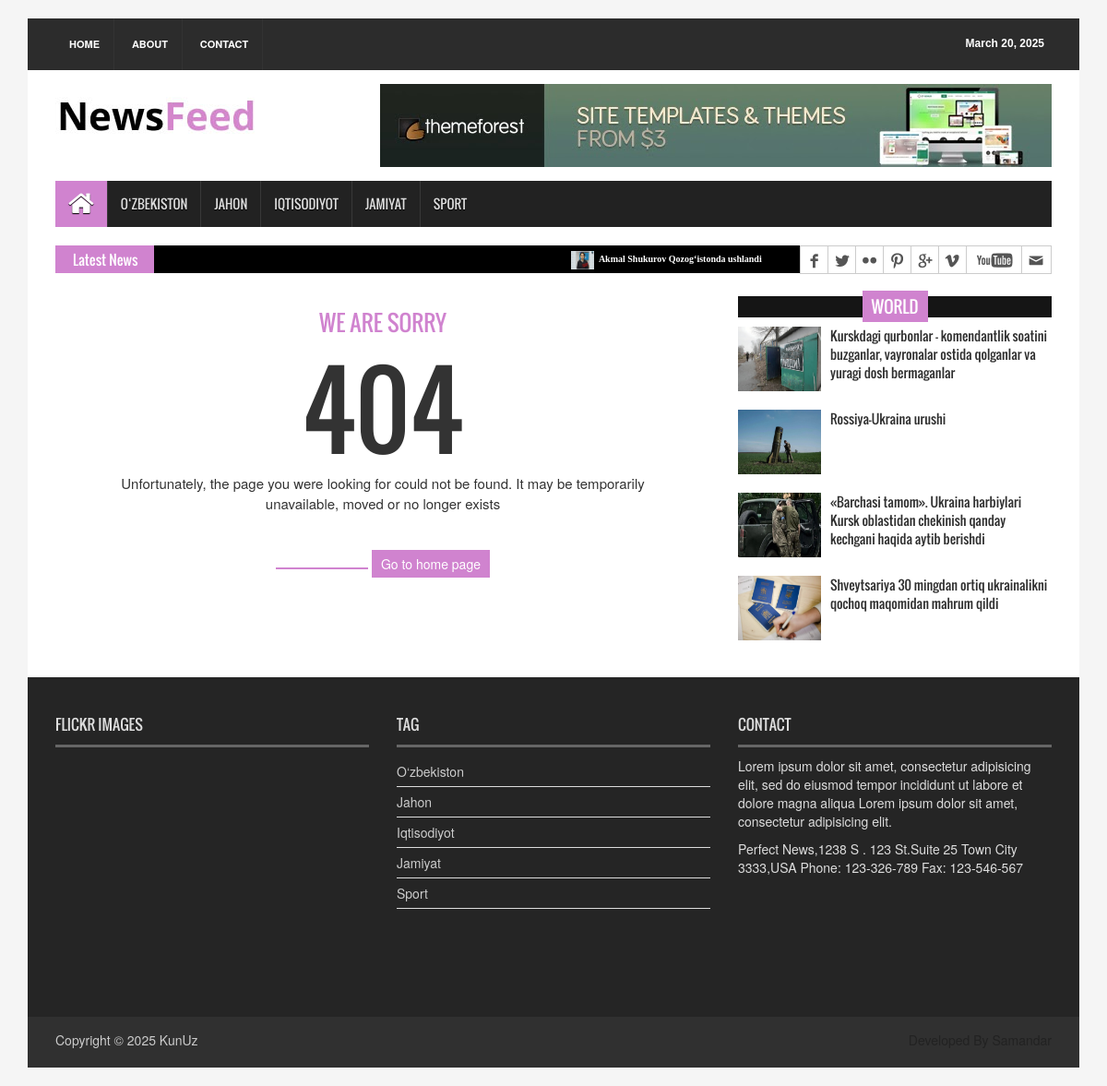
The app's page /404/ with its own data.
### news/models.py (models this page shows, shortened)
class Category(models.Model):
    name = models.CharField(max_length=200)
    is_active = models.BooleanField()
    class Meta:
        verbose_name = 'category'
        verbose_name_plural = 'categories'

class News(models.Model):
    title = models.CharField(max_length=300)
    short_desc = models.CharField(max_length=300)
    description = models.TextField()
    created_at = models.DateField(auto_now_add=True)
    views = models.PositiveIntegerField()
    category = models.ForeignKey(Category, on_delete=models.CASCADE)
    image = models.ImageField(upload_to='news_images/', blank=True, null=True)
    class Meta:
        ordering = ['-created_at']
        verbose_name = 'news'
        verbose_name_plural = 'news'

### news/views.py (the view)
# urls.py: path('404/', error_page, name='error-page'),
def error_page(request):
    news_uzb = News.objects.filter(category_id=1)
    news_world = News.objects.filter(category_id=2)
    news_eco = News.objects.filter(category_id=3)
    news_soc = News.objects.filter(category_id=4)
    news_sport = News.objects.filter(category_id=5)
    context = {
        'news': get_news(),
        'popular': get_popular(),
        'latest_news': get_latest(),
        'news_uzb': news_uzb,
        'news_world': news_world,
        'news_eco': news_eco,
        'news_soc': news_soc,
        'news_sport': news_sport,
        'ctgs': get_categories(),
        'date': get_date(),
    }
    return render(request, '404.html', context=context)

### news/views.py (called while the page is built)
def get_date():
    return datetime.date(datetime.today())

def get_categories():
    return Category.objects.all()

def get_news():
    return News.objects.all().order_by('-created_at')

def get_popular():
    return News.objects.all().order_by('-views')

def get_latest():
    return News.objects.all().order_by('-created_at')

### templates/404.html (shortened to what this page needs)
{% load static %}
<!DOCTYPE html>
<html>
<head>
<link rel="stylesheet" type="text/css" href="{% static 'assets/css/bootstrap.min.css' %}">
<link rel="stylesheet" type="text/css" href="{% static 'assets/css/font-awesome.min.css' %}">
<link rel="stylesheet" type="text/css" href="{% static 'assets/css/animate.css' %}">
<link rel="stylesheet" type="text/css" href="{% static 'assets/css/font.css' %}">
<link rel="stylesheet" type="text/css" href="{% static 'assets/css/li-scroller.css' %}">
<link rel="stylesheet" type="text/css" href="{% static 'assets/css/slick.css' %}">
<link rel="stylesheet" type="text/css" href="{% static 'assets/css/jquery.fancybox.css' %}">
<link rel="stylesheet" type="text/css" href="{% static 'assets/css/theme.css' %}">
<link rel="stylesheet" type="text/css" href="{% static 'assets/css/style.css' %}">
</head>
<body>
<div class="container">
  <header id="header">
    <div class="row">
      <div class="col-lg-12 col-md-12 col-sm-12">
        <div class="header_top">
          <div class="header_top_left">
            <ul class="top_nav">
              <li><a href="{% url 'index' %}">Home</a></li>
              <li><a href="#">About</a></li>
              <li><a href="{% url 'contact' %}">Contact</a></li>
            </ul>
          </div>
          <div class="header_top_right">
            <p>{{ date }}</p>
          </div>
        </div>
      </div>
      <div class="col-lg-12 col-md-12 col-sm-12">
        <div class="header_bottom">
          <div class="logo_area"><a href="{% url 'index' %}" class="logo"><img src="{% static 'images/logo.jpg' %}" alt=""></a></div>
          <div class="add_banner"><a href="#"><img src="{% static 'images/addbanner_728x90_V1.jpg' %}" alt=""></a></div>
        </div>
      </div>
    </div>
  </header>
  <section id="navArea">
    <nav class="navbar navbar-inverse" role="navigation">
      <div id="navbar" class="navbar-collapse collapse">
        <ul class="nav navbar-nav main_nav">
          <li class="active"><a href="{% url 'index' %}"><span class="fa fa-home desktop-home"></span><span class="mobile-show">Home</span></a></li>
          {% for ctg in ctgs %}
            {% if ctg.is_active %}
              <li><a href="{% url 'cateogry' ctg.id %}">{{ ctg.name }}</a></li>
            {% endif %}
          {% endfor %}
        </ul>
      </div>
    </nav>
  </section>
  <section id="newsSection">
    <div class="row">
      <div class="col-lg-12 col-md-12">
        <div class="latest_newsarea"> <span>Latest News</span>
          <ul id="ticker01" class="news_sticker">
            {% for new in news %}
              {% if forloop.counter < 5 %}
                <li><a href="{% url 'detail' new.id %}"><img src="{{ new.image.url }}" alt="news_image">{{ new.title }}</a></li>
              {% endif %}
            {% endfor %}
          </ul>
          <div class="social_area">
            <ul class="social_nav">
              <li class="facebook"><a href="#"></a></li>
              <li class="twitter"><a href="#"></a></li>
              <li class="flickr"><a href="#"></a></li>
              <li class="pinterest"><a href="#"></a></li>
              <li class="googleplus"><a href="#"></a></li>
              <li class="vimeo"><a href="#"></a></li>
              <li class="youtube"><a href="#"></a></li>
              <li class="mail"><a href="#"></a></li>
            </ul>
          </div>
        </div>
      </div>
    </div>
  </section>
  <section id="contentSection">
    <div class="row">
      <div class="col-lg-8 col-md-8 col-sm-8">
        <div class="left_content">
          <div class="error_page">
            <h3>We Are Sorry</h3>
            <h1>404</h1>
            <p>Unfortunately, the page you were looking for could not be found. It may be temporarily unavailable, moved or no longer exists</p>
            <span></span> <a href="{% url 'index' %}" class="wow fadeInLeftBig">Go to home page</a> </div>
        </div>
      </div>
      <div class="col-lg-4 col-md-4 col-sm-4">
        <aside class="right_content">
          <div class="single_sidebar">
            <h2><span>World</span></h2>
            <ul class="spost_nav">
              {% for new in news_world %}
                {% if forloop.counter < 5 %}
                  <li>
                    <div class="media wow fadeInDown"> <a href="{% url 'detail' new.id %}" class="media-left"> <img alt="" src="{{ new.image.url }}"> </a>
                      <div class="media-body"> <a href="{% url 'detail' new.id %}" class="catg_title">{{ new.title }}</a> </div>
                    </div>
                  </li>
                {% endif %}
              {% endfor %}
            </ul>
          </div>
        </aside>
      </div>
    </div>
  </section>
  <footer id="footer">
    <div class="footer_top">
      <div class="row">
        <div class="col-lg-4 col-md-4 col-sm-4">
          <div class="footer_widget wow fadeInLeftBig">
            <h2>Flickr Images</h2>
          </div>
        </div>
        <div class="col-lg-4 col-md-4 col-sm-4">
          <div class="footer_widget wow fadeInDown">
            <h2>Tag</h2>
            <ul class="tag_nav">
              {% for ctg in ctgs %}
                {% if ctg.is_active %}
                  <li><a href="{% url 'cateogry' ctg.id %}">{{ ctg.name }}</a></li>
                {% endif %}
              {% endfor %}
            </ul>
          </div>
        </div>
        <div class="col-lg-4 col-md-4 col-sm-4">
          <div class="footer_widget wow fadeInRightBig">
            <h2>Contact</h2>
            <p>Lorem ipsum dolor sit amet, consectetur adipisicing elit, sed do eiusmod tempor incididunt ut labore et dolore magna aliqua Lorem ipsum dolor sit amet, consectetur adipisicing elit.</p>
            <address>
            Perfect News,1238 S . 123 St.Suite 25 Town City 3333,USA Phone: 123-326-789 Fax: 123-546-567
            </address>
          </div>
        </div>
      </div>
    </div>
    <div class="footer_bottom">
      <p class="copyright">Copyright &copy; {{ date.year }} <a href="{% url 'index' %}">KunUz</a></p>
      <p class="developer">Developed By Samandar</p>
    </div>
  </footer>
</div>
</body>
</html>

### static/assets/css/li-scroller.css (style rules this page uses)
ul.newsticker { position:relative; left:750px; font:bold 10px Verdana; list-style-type:none; margin:0; padding:0 }
ul.newsticker li { float:left; margin:0; padding:0 }
ul.newsticker a { white-space:nowrap; padding:0; color:#fff; margin:0 50px 0 0 }
ul.newsticker a > img { height:20px; margin-right:5px; width:25px }

### static/assets/css/theme.css (style rules this page uses)
.navbar-inverse .navbar-nav > .active > a, .navbar-inverse .navbar-nav > .active > a:hover, .navbar-inverse .navbar-nav > .active > a:focus { background-color:#d083cf }
.latest_newsarea span { background:none repeat scroll 0 0 #d083cf }
.single_sidebar > h2 span { background:none repeat scroll 0 0 #d083cf }
.error_page > h3 { color:#d083cf }
.error_page > span { background:none repeat scroll 0 0 #d083cf }
.error_page > a { background-color:#d083cf }

### records on screen
Category: name "O‘ZBEKISTON", name "O‘zbekiston"
Category: name "JAHON", name "Jahon"
Category: name "IQTISODIYOT", name "Iqtisodiyot"
Category: name "JAMIYAT", name "Jamiyat"
Category: name "SPORT", name "Sport"
News: image (picture), title "Akmal Shukurov Qozog‘istonda ushlandi"
News: image (picture), title "Kurskdagi qurbonlar - komendantlik soatini buzganlar, vayronalar ostida qolganlar va yuragi dosh bermaganlar"
News: image (picture), title "Rossiya-Ukraina urushi"
News: image (picture), title "«Barchasi tamom». Ukraina harbiylari Kursk oblastidan chekinish qanday kechgani haqida aytib berishdi"
News: image (picture), title "Shveytsariya 30 mingdan ortiq ukrainalikni qochoq maqomidan mahrum qildi"

### other values on screen
{{ date }} "March 20, 2025"
{{ date.year }} "2025"
